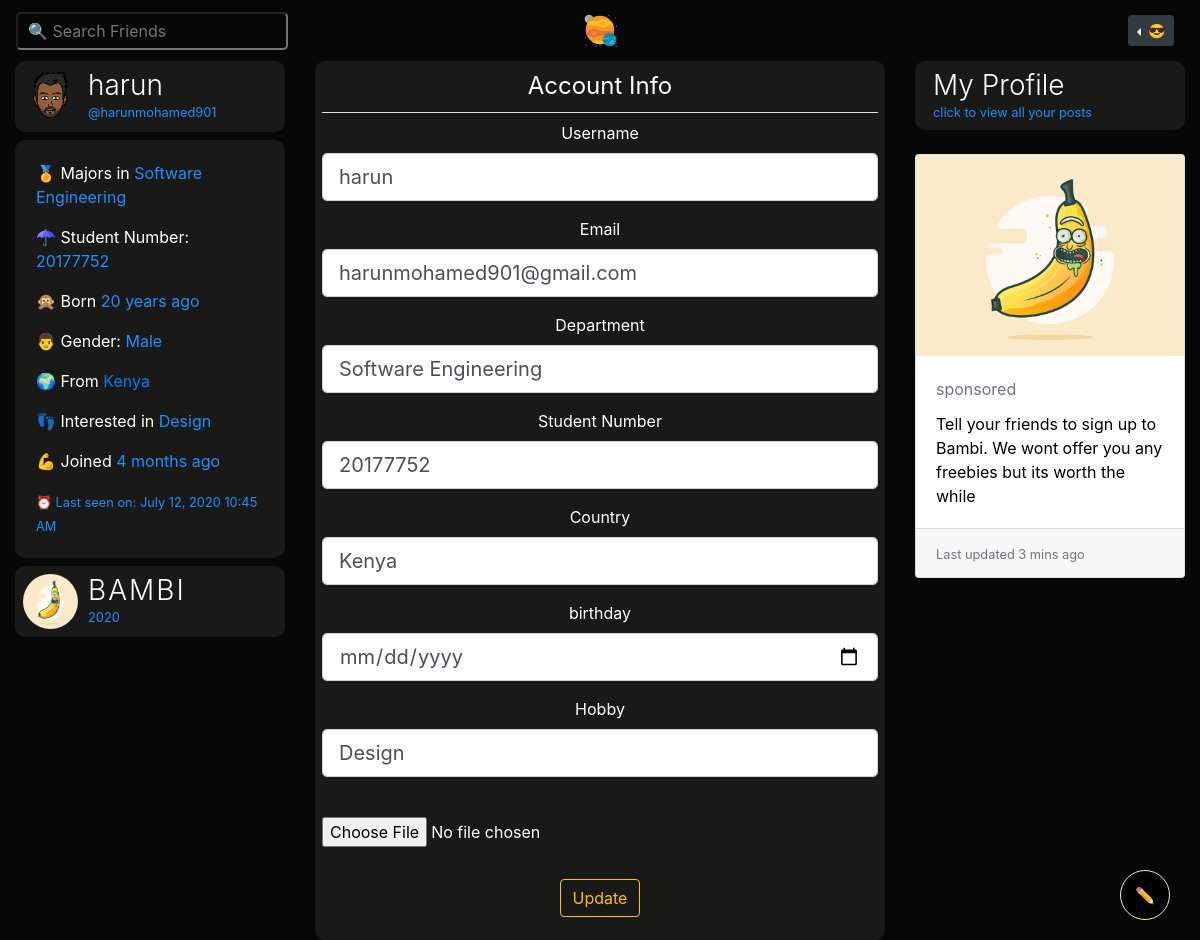
Page /account (signed in) on the earlier database version.
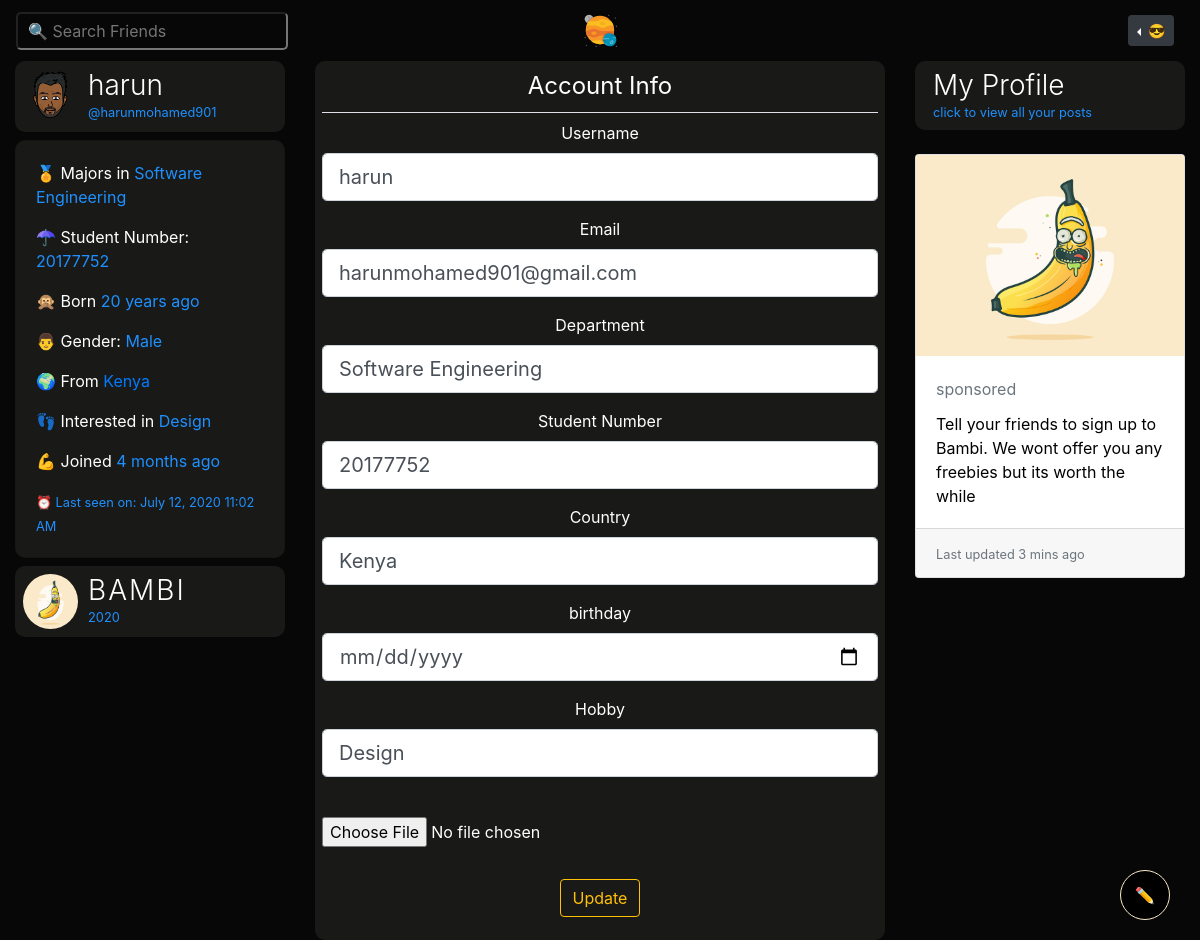
Same page on the later database version.
### bambiv3/models.py (models this page shows, shortened)
class User(db.Model, UserMixin):
	id = db.Column(db.Integer, primary_key=True)
	username = db.Column(db.String(20), unique=True, nullable=False)
	email = db.Column(db.String(120), unique=True, nullable=False)
	image_file = db.Column(db.String(20), nullable=False, default='default.jpg')
	password = db.Column(db.String(60), nullable=False)
	last_seen = db.Column(db.DateTime, default=datetime.utcnow)
	date_joined = db.Column(db.DateTime, nullable=False, default=datetime.utcnow)
	department = db.Column(db.String(20), nullable=False)
	student_number = db.Column(db.Integer(), unique=True, nullable=False)
	age = db.Column(db.DateTime, nullable=False)
	gender = db.Column(db.String(20), nullable=False)
	country = db.Column(db.String(20), nullable=False)
	hobby = db.Column(db.String(20), nullable=False)
	bio = db.Column(db.String(120), nullable=True)
	private = db.Column(db.Boolean, default=False, nullable=False)
	single = db.Column(db.Boolean, default=False, nullable=False)
	snapchat = db.Column(db.String(20),default=False, nullable=False)
	instagram = db.Column(db.String(20),default=False, nullable=False)
	posts = db.relationship('Post', backref='author', lazy=True)
	products = db.relationship('Product', backref='author', lazy=True)
	comments = db.relationship("Comment", backref="author", lazy="dynamic", cascade="all, delete-orphan")
	followed = db.relationship(
		'User', secondary=followers,
		primaryjoin=(followers.c.follower_id == id),
		secondaryjoin=(followers.c.followed_id == id),
		backref=db.backref('followers', lazy='dynamic'), lazy='dynamic')
	messages_sent = db.relationship('Message',
									foreign_keys='Message.sender_id',
									backref='author', lazy='dynamic')
	messages_received = db.relationship('Message',
										foreign_keys='Message.recipient_id',
										backref='recipient', lazy='dynamic')
	last_message_read_time = db.Column(db.DateTime)
	def new_messages(self):
		last_read_time = self.last_message_read_time or datetime(1900, 1, 1)
		return Message.query.filter_by(recipient=self).filter(
			Message.timestamp > last_read_time).count()

### bambiv3/routes.py (the view)
@app.route('/account', methods=['GET', 'POST'])
@login_required
def account():
	form = UpdateAccountForm()
	if form.validate_on_submit():
		if form.picture.data:
			picture_file = profile_img(form.picture.data)
			current_user.image_file = picture_file
		current_user.username = form.username.data.lower()
		current_user.email = form.email.data
		current_user.department = form.department.data
		current_user.student_number = form.student_number.data
		current_user.country = form.country.data
		current_user.age = form.age.data
		current_user.hobby = form.hobby.data
		db.session.commit()
		flash('Your Account has been updated', 'success')
		return redirect(url_for('account'))
	elif request.method == 'GET':
		form.username.data = current_user.username
		form.email.data = current_user.email
		form.department.data = current_user.department
		form.student_number.data = current_user.student_number
		form.country.data = current_user.country
		form.age.data = current_user.age
		form.hobby.data = current_user.hobby
	image_file = url_for('static', filename='profile_pics/' + current_user.image_file)
	return render_template('account.html', title='Account', image_file=image_file, form=form)

### bambiv3/forms.py (shortened to what this page needs)
class UpdateAccountForm(FlaskForm):
	username = StringField('Username', validators = [DataRequired(), Length(min=2, max=20), Regexp(r'^[\w.-_.]+$')])
	email = StringField('Email', validators = [DataRequired(), Email()])
	picture = FileField('', validators=[FileAllowed(['jpg', 'jpeg' , 'png'])])
	department = StringField('Department', validators=[DataRequired()])
	student_number = StringField('Student Number', validators=[DataRequired()])
	country = StringField('Country', validators=[DataRequired()])
	age = DateField('birthday', format='%d-%m-%Y', validators=[DataRequired()])
	hobby = StringField('Hobby', validators=[DataRequired()])
	snapchat = StringField('Snapchat')
	instagram = StringField('Instagram')
	bio = PageDownField('Bio')
	private = BooleanField('Private?')
	single = BooleanField('Single & Searchin?')
	submit = SubmitField('Update')

### bambiv3/models.py (called while the page is built)
@login_manager.user_loader
def load_user(user_id):
	return User.query.get(int(user_id))

### bambiv3/routes.py (called while the page is built)
@app.before_request
def before_request():
	if current_user.is_authenticated:
		current_user.last_seen = datetime.utcnow()
		db.session.commit()

### bambiv3/templates/account.html (shortened to what this page needs)
{% extends "layout.html" %}
{% block content %}
<div class="container-fluid">
	<div class="row">
		<div class="col-lg-3 d-none d-lg-block position-fixed">
			<header class="mb-2">
		        <img src="{{ image_file }}" alt="user profile" class="profile-thumbnail">
		        <div class="profile-name">
		          <h3>{{current_user.username}}</h3>
		          <small>@{{current_user.email.split("@")[0] | lower}}</small>
		        </div>
		      </header>
		    <div class="card about mb-2" style="color:#fff;background:#191917;border-radius:10px;">
		    <div class="card-body">
		      <p> 🏅 Majors in <span>{{current_user.department}}</span></p>
		      <p> ☂ Student Number: <span>{{current_user.student_number}}</span></p>
		      <p> 🙊 Born <span>{{ moment(current_user.age).fromNow() }}</span></p>
		      <p> {% if current_user.gender == 'male' %} 👨 {% else %}👩 {% endif %} Gender: <span>{{current_user.gender.title()}}</span></p>
		      <p> 🌍 From <a href="https://www.google.com/maps?q={{current_user.country.title()}}" target="_blank">{{current_user.country.title()}}</a></p>
		      <p> 👣 Interested in <span>{{current_user.hobby}}</span></p>
		      <p> 💪 Joined <span>{{ moment(current_user.date_joined).fromNow() }}</span></p>
		      <small>⏰ Last seen on: {{ moment(current_user.last_seen).format('LLL') }}</small>
		    </div>
		  </div>
		  <header>
		    <img src="{{ url_for('static', filename='resources/' + 'logod.png') }}" alt="logo" class="profile-thumbnail">
		    <div class="profile-name">
		      <h3 class="logo">BAMBI</h3>
		      <small id="year"></small>
		    </div>
		  </header>
		</div>
		<div class="col-lg-6 offset-lg-3" style="text-align: center">
			<div class="post">
			  <div id="inner">
			   <div class="content-section">
				  <form method="POST" action="" enctype="multipart/form-data">
				    <fieldset class="form-group">
				      <legend class="border-bottom mb-2 pb-2">Account Info</legend>
				      <div class="form-group">
				        {{ form.username.label(class="form-control-label") }}
				        {% if form.username.errors %}
				        {{ form.username(class="form-control form-control-lg is-invalid") }}
				        <div class="invalid-feedback">
				          {% for error in form.username.errors %}
				          <span>{{ error }}</span>
				          {% endfor %}
				        </div>
				        {% else %}
				        {{ form.username(class="form-control form-control-lg") }}
				        {% endif %}
				      </div>
				      <div class="form-group">
				        {{ form.email.label(class="form-control-label") }}
				        {% if form.email.errors %}
				        {{ form.email(class="form-control form-control-lg is-invalid") }}
				        <div class="invalid-feedback">
				          {% for error in form.email.errors %}
				          <span>{{ error }}</span>
				          {% endfor %}
				        </div>
				        {% else %}
				        {{ form.email(class="form-control form-control-lg") }}
				        {% endif %}
				      </div>
				      <div class="form-group">
				        {{ form.department.label(class="form-control-label") }}
				        {% if form.department.errors %}
				        {{ form.department(class="form-control form-control-lg is-invalid") }}
				        <div class="invalid-feedback">
				          {% for error in form.department.errors %}
				          <span>{{ error }}</span>
				          {% endfor %}
				        </div>
				        {% else %}
				        {{ form.department(class="form-control form-control-lg") }}
				        {% endif %}
				      </div>
				      <div class="form-group">
				        {{ form.student_number.label(class="form-control-label") }}
				        {% if form.student_number.errors %}
				        {{ form.student_number(class="form-control form-control-lg is-invalid") }}
				        <div class="invalid-feedback">
				          {% for error in form.student_number.errors %}
				          <span>{{ error }}</span>
				          {% endfor %}
				        </div>
				        {% else %}
				        {{ form.student_number(class="form-control form-control-lg") }}
				        {% endif %}
				      </div>
				      <div class="form-group">
				        {{ form.country.label(class="form-control-label") }}
				        {% if form.country.errors %}
				        {{ form.country(class="form-control form-control-lg is-invalid") }}
				        <div class="invalid-feedback">
				          {% for error in form.country.errors %}
				          <span>{{ error }}</span>
				          {% endfor %}
				        </div>
				        {% else %}
				        {{ form.country(class="form-control form-control-lg") }}
				        {% endif %}
				      </div>
				       <div class="form-group">
				        {{ form.age.label(class="form-control-label") }}
				        {% if form.age.errors %}
				        {{ form.age(class="form-control form-control-lg is-invalid") }}
				        <div class="invalid-feedback">
				          {% for error in form.age.errors %}
				          <span>{{ error }}</span>
				          {% endfor %}
				        </div>
				        {% else %}
				        {{ form.age(class="form-control form-control-lg") }}
				        {% endif %}
				      </div>
				      <div class="form-group">
				        {{ form.hobby.label(class="form-control-label") }}
				        {% if form.hobby.errors %}
				        {{ form.hobby(class="form-control form-control-lg is-invalid") }}
				        <div class="invalid-feedback">
				          {% for error in form.hobby.errors %}
				          <span>{{ error }}</span>
				          {% endfor %}
				        </div>
				        {% else %}
				        {{ form.hobby(class="form-control form-control-lg") }}
				        {% endif %}
				      </div>
				      <div class="form-group">
				        {{ form.picture(class="form-control-file") }}
				    </div>
				    </fieldset>
				    <div class="form-group">
				      {{ form.submit(class="btn btn-outline-warning") }}
				    </div>
				  </form>
			  </div>
		</div>
			</div>
		</div>
		<div class="col-lg-3 d-none d-lg-block position-fixed offset-lg-9">
			 <header data-toggle="modal" data-target="#profile"><a style="text-decoration:none;" href="{{url_for('user_posts', username=current_user.username)}}">
		        <div class="profile-name">
		          <h3 style="color:#fff;">My Profile</h3>
		          <small>click to view all your posts</small>
		        </div>
		        </a>
		      </header>
		      <br>
			<div class="card" style="color:#000;">
		      <img class="card-img-top" src="{{ url_for('static', filename='resources/' + 'logod.png') }}" alt="logo">
		      <div class="card-body">
		        <h5 class="card-title"><small class="text-muted">sponsored</small></h5>
		        <p class="card-text">Tell your friends to sign up to Bambi. We wont offer you any freebies but its worth the while</p>
		      </div>
		      <div class="card-footer">
		        <small class="text-muted">Last updated 3 mins ago</small>
		      </div>
		    </div>
		</div>
	</div>
</div>
{% endblock content %}

### bambiv3/templates/layout.html (shortened to what this page needs)
<!doctype html>
<html lang="en">
  <head>
    <link rel="stylesheet" href="https://stackpath.bootstrapcdn.com/bootstrap/4.3.1/css/bootstrap.min.css">
    <link rel="stylesheet" type="text/css" href="{{ url_for('static', filename='main.css') }}">
  </head>
  <body>
<nav class="navbar navbar-expand-md navbar-dark sticky-top">
    <div class="navbar-collapse collapse w-100 order-1 order-md-0 dual-collapse2">
        <ul class="navbar-nav mr-auto">
            <li>
               <div class="d">
                <input type="text" placeholder="🔍 Search Friends" id="search" onkeyup="filterFunction()" onclick="search()" class="dropbtn">
            </div>
            </li>
        </ul>
    </div>
    <div class="mx-auto order-0">
      <a class="navbar-brand mx-auto d-none d-lg-block" href="{{ url_for('home') }}">
        <img src="{{ url_for('static', filename='resources/' + 'logo.svg') }}" width="35" height="35" class="d-inline-block align-top" alt="">
      </a>
  </div>
    <div class="navbar-collapse collapse w-100 order-3 dual-collapse2 settings">
        <ul class="navbar-nav ml-auto">
          {% if current_user.is_authenticated %}
          <li>
            <div class="dropdown dropleft">
            <button class="btn  btn-sm btn-dark dropdown-toggle" type="button" id="dropdownMenuButton" data-toggle="dropdown" aria-haspopup="true" aria-expanded="false">
               <span>😎</span>
            </button>
              {% set new_messages = current_user.new_messages() %}
          </div>
          </li>
          {% else %}
            <li class="nav-item">
              <a  class="btn btn-sm btn-outline-primary" href="{{ url_for('login') }}" style="color:#F9E9C8;text-decoration: none;"> 😇 Log In</a>
              <a  class="btn btn-sm btn-outline-success" href="{{ url_for('register') }}" style="color:#F9E9C8;text-decoration: none;"> 👽 Sign Up</a>
            </li>
          {% endif %}
        </ul>
    </div>
</nav>
  {% block content %} {% endblock %}
  {% if current_user.is_authenticated %}
      <div id="new_post" class="d-none d-lg-block">
          <button class="post_btn"><a href="{{ url_for('new_post') }}" style="color:#F9E9C8;" data-toggle="popover" data-content="🍌: Add Longer Posts with Titles">✏</a></button>
        </div>
       {% set new_messages = current_user.new_messages() %}
    {% endif %}
  </body>
</html>

### bambiv3/static/main.css (style rules this page uses)
body { background:#070707; color:#fff; }
nav { background:#070707; }
.settings li { padding-right:10px; }
.logo { color:#fff; letter-spacing:2px; }
.about span, small { color:#1e90ff; }
#search { box-sizing: border-box; background-position: 14px 12px; font-size: 16px; padding: 5px 10px 5px 10px; background: transparent; color: #F9E9C8; border-radius: 5px; }
.d { position: relative; display: inline-block; }
h3 { font-weight: 300; }
header { display: flex; flex-direction: row; color:#fff; background:#191917; border-radius:10px; padding:8px; cursor:pointer; }
header .profile-thumbnail { width: 55px; height: 55px; border-radius: 50%; }
header .profile-name { display: flex; flex-direction:column; margin-left: 10px; }
header h3, header h4 { display: flex; margin: 0; }
.post { background:#191917; border-radius:10px; padding:7px; }
.post_btn { background-color : #000; color: #F9E9C8; padding: 10px 20px; border:none; outline:none; border:2px solid #F9E9C8; padding: 2px; border-radius: 50%; height:70px; width:70px; }
#new_post { position: fixed; bottom: 20px; right: 30px; }
.post_btn { background-color : #000; color: #F9E9C8; padding: 10px 20px; outline:none; border:1px solid #F9E9C8; padding: 2px; border-radius: 50%; height:50px; width:50px; }

Differences in the rows shown:
changed User "harun": last_seen "July 12, 2020 10:45 AM" → "July 12, 2020 11:02 AM"
